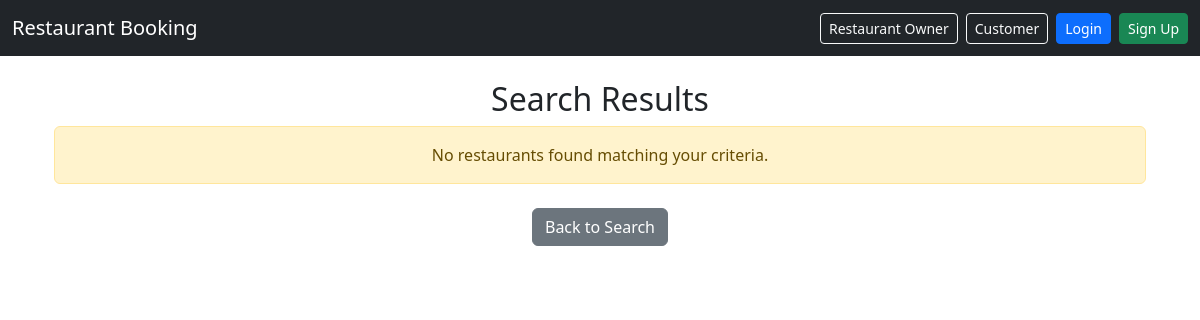
Page /api/search/ on the earlier database version.
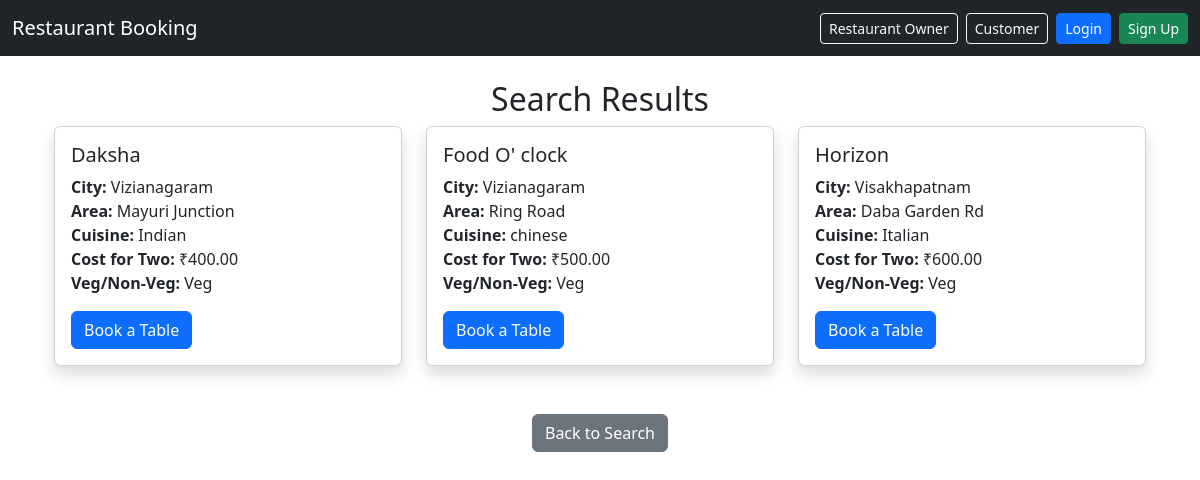
Same page on the later database version.
### core/models.py (models this page shows, shortened)
class Restaurant(models.Model):
    name = models.CharField(max_length=255)
    city = models.CharField(max_length=100)
    area = models.CharField(max_length=100)
    cuisine = models.CharField(max_length=100)
    cost_for_two = models.DecimalField(max_digits=10, decimal_places=2)
    is_veg = models.BooleanField(default=True)

### core/views.py (the view, shortened to what this page needs)
# urls.py: path('search/', search_restaurants, name='search_restaurants'),
def search_restaurants(request):
    query = request.GET.get('query', '')
    cuisine = request.GET.get('cuisine', '')
    cost_for_two_min = request.GET.get('cost_for_two_min', None)
    restaurants = Restaurant.objects.all()
    if cuisine:
        restaurants = restaurants.filter(cuisine__icontains=cuisine)
    if cost_for_two_min:
        restaurants = restaurants.filter(cost_for_two__gte=cost_for_two_min)
    return render(request, 'search_result.html', {'restaurants': restaurants})

### templates/search_result.html (shortened to what this page needs)
{% extends "base.html" %}
{% block content %}
<!DOCTYPE html>
<html lang="en">
<head>
    <link
        href="https://cdn.jsdelivr.net/npm/bootstrap@5.3.0-alpha1/dist/css/bootstrap.min.css"
        rel="stylesheet"
    />
</head>
<body>
    <div class="container mt-4">
        <h2 class="text-center">Search Results</h2>
        {% if restaurants %}
            <div class="row">
                {% for restaurant in restaurants %}
                    <div class="col-md-4 mb-4">
                        <div class="card shadow">
                            <div class="card-body">
                                <h5 class="card-title">{{ restaurant.name }}</h5>
                                <p class="card-text">
                                    <strong>City:</strong> {{ restaurant.city }}<br>
                                    <strong>Area:</strong> {{ restaurant.area }}<br>
                                    <strong>Cuisine:</strong> {{ restaurant.cuisine }}<br>
                                    <strong>Cost for Two:</strong> ₹{{ restaurant.cost_for_two }}<br>
                                    <strong>Veg/Non-Veg:</strong> {{ restaurant.is_veg|yesno:"Veg,Non-Veg" }}<br>
                                </p>
                                <a href="{% url 'book_table' restaurant.id %}" class="btn btn-primary">
                                    Book a Table
                                </a>
                            </div>
                        </div>
                    </div>
                {% endfor %}
            </div>
        {% else %}
            <div class="alert alert-warning text-center">
                No restaurants found matching your criteria.
            </div>
        {% endif %}
        <div class="text-center mt-4">
            <a href="{% url 'customer-dashboard' %}" class="btn btn-secondary">Back to Search</a>
        </div>
    </div>
</body>
</html>
{% endblock %}

### templates/base.html (shortened to what this page needs)
<!DOCTYPE html>
<html lang="en">
<head>
    <link href="https://cdn.jsdelivr.net/npm/bootstrap@5.3.0-alpha1/dist/css/bootstrap.min.css" rel="stylesheet">
</head>
<body>
    <nav class="navbar navbar-expand-lg navbar-dark bg-dark">
        <div class="container-fluid">
            <a class="navbar-brand" href="/base/">Restaurant Booking</a>
            <div class="collapse navbar-collapse" id="navbarNav">
                <ul class="navbar-nav ms-auto">
                    <li class="nav-item">
                        <a href="/owner-dashboard/" class="btn btn-outline-light btn-sm me-2">Restaurant Owner</a>
                    </li>
                    <li class="nav-item">
                        <a href="/customer-dashboard/" class="btn btn-outline-light btn-sm me-2">Customer</a>
                    </li>
                    {% if user.is_authenticated %}
                        <li class="nav-item">
                            <a href="{% url 'logout' %}" class="btn btn-danger btn-sm">Logout</a>
                        </li>
                    {% else %}
                        <li class="nav-item">
                            <a href="{% url 'login' %}" class="btn btn-primary btn-sm">Login</a>
                        </li>
                        <li class="nav-item">
                            <a href="{% url 'signup' %}" class="btn btn-success btn-sm ms-2">Sign Up</a>
                        </li>
                    {% endif %}
                </ul>
            </div>
        </div>
    </nav>
    <div class="container mt-4">
        {% block content %}{% endblock %}
    </div>
</body>
</html>

Differences in the rows shown:
added Restaurant: name "Daksha", city "Vizianagaram", area "Mayuri Junction", cuisine "Indian", cost_for_two "400.00", is_veg "Veg"
added Restaurant: name "Food O' clock", city "Vizianagaram", area "Ring Road", cuisine "chinese", cost_for_two "500.00", is_veg "Veg"
added Restaurant: name "Horizon", city "Visakhapatnam", area "Daba Garden Rd", cuisine "Italian", cost_for_two "600.00", is_veg "Veg"
Other differences:
text no longer shown: "No restaurants found matching your criteria."
